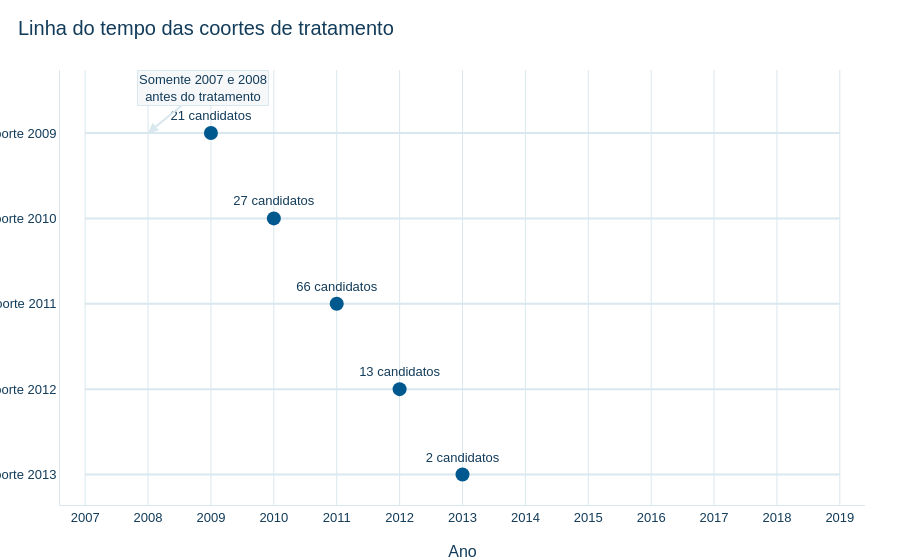

The notebook cell saved with this chart:
### Markdown cell above
## 6. Linha do tempo

A linha do tempo abaixo situa as coortes dentro da janela observada. Para a coorte de 2009, apenas 2007 e 2008 estão disponíveis como anos pré-tratamento.

### Code cell
fig = go.Figure()
for _, linha in coortes.iterrows():
    rotulo = f"Coorte {linha['ano_coorte_candidata']}"
    fig.add_trace(go.Scatter(x=[2007, 2019], y=[rotulo, rotulo], mode='lines', line={'color': CORES_IPT['CINZA_GRADE'], 'width': 2}, hoverinfo='skip', showlegend=False))
    fig.add_trace(go.Scatter(x=[linha['ano_coorte_candidata']], y=[rotulo], mode='markers+text', marker={'color': CORES_IPT['AZUL_PRINCIPAL'], 'size': 14}, text=[f"{linha['n_candidatos']} candidatos"], textposition='top center', hovertemplate=f"{rotulo}<br>Início: %{{x}}<br>{linha['n_candidatos']} candidatos<extra></extra>", showlegend=False))
aplicar_tema_ipt(fig, titulo='Linha do tempo das coortes de tratamento')
fig.update_xaxes(title='Ano', tickmode='linear', dtick=1, range=[2006.6, 2019.4])
fig.update_yaxes(title='', showgrid=False, categoryorder='array', categoryarray=[f'Coorte {ano}' for ano in coortes['ano_coorte_candidata'][::-1]])
fig.add_annotation(x=2008, y='Coorte 2009', text='Somente 2007 e 2008<br>antes do tratamento', showarrow=True, arrowhead=2, ax=55, ay=-45, bgcolor=CORES_IPT['CINZA_FUNDO'], bordercolor=CORES_IPT['CINZA_GRADE'], font={'color': CORES_IPT['AZUL_ESCURO']})
salvar_figura_ipt(fig, FIGURES / '03_linha_tempo_coortes.png')
fig.show()

### Figure 1 — Plotly figure (JSON) as saved in the notebook; plotly's stock layout.template omitted (floating-point values rounded to 4 significant figures)
{"data": [{"hoverinfo": "skip", "line": {"color": "#D9E7EE", "width": 2}, "mode": "lines", "showlegend": false, "type": "scatter", "x": [2007, 2019], "y": ["Coorte 2009", "Coorte 2009"]}, {"hovertemplate": "Coorte 2009<br>Início: %{x}<br>21 candidatos<extra></extra>", "marker": {"color": "#00598E", "size": 14}, "mode": "markers+text", "showlegend": false, "text": ["21 candidatos"], "textposition": "top center", "type": "scatter", "x": [2009], "y": ["Coorte 2009"]}, {"hoverinfo": "skip", "line": {"color": "#D9E7EE", "width": 2}, "mode": "lines", "showlegend": false, "type": "scatter", "x": [2007, 2019], "y": ["Coorte 2010", "Coorte 2010"]}, {"hovertemplate": "Coorte 2010<br>Início: %{x}<br>27 candidatos<extra></extra>", "marker": {"color": "#00598E", "size": 14}, "mode": "markers+text", "showlegend": false, "text": ["27 candidatos"], "textposition": "top center", "type": "scatter", "x": [2010], "y": ["Coorte 2010"]}, {"hoverinfo": "skip", "line": {"color": "#D9E7EE", "width": 2}, "mode": "lines", "showlegend": false, "type": "scatter", "x": [2007, 2019], "y": ["Coorte 2011", "Coorte 2011"]}, {"hovertemplate": "Coorte 2011<br>Início: %{x}<br>66 candidatos<extra></extra>", "marker": {"color": "#00598E", "size": 14}, "mode": "markers+text", "showlegend": false, "text": ["66 candidatos"], "textposition": "top center", "type": "scatter", "x": [2011], "y": ["Coorte 2011"]}, {"hoverinfo": "skip", "line": {"color": "#D9E7EE", "width": 2}, "mode": "lines", "showlegend": false, "type": "scatter", "x": [2007, 2019], "y": ["Coorte 2012", "Coorte 2012"]}, {"hovertemplate": "Coorte 2012<br>Início: %{x}<br>13 candidatos<extra></extra>", "marker": {"color": "#00598E", "size": 14}, "mode": "markers+text", "showlegend": false, "text": ["13 candidatos"], "textposition": "top center", "type": "scatter", "x": [2012], "y": ["Coorte 2012"]}, {"hoverinfo": "skip", "line": {"color": "#D9E7EE", "width": 2}, "mode": "lines", "showlegend": false, "type": "scatter", "x": [2007, 2019], "y": ["Coorte 2013", "Coorte 2013"]}, {"hovertemplate": "Coorte 2013<br>Início: %{x}<br>2 candidatos<extra></extra>", "marker": {"color": "#00598E", "size": 14}, "mode": "markers+text", "showlegend": false, "text": ["2 candidatos"], "textposition": "top center", "type": "scatter", "x": [2013], "y": ["Coorte 2013"]}], "layout": {"annotations": [{"arrowhead": 2, "ax": 55, "ay": -45, "bgcolor": "#F5F7F9", "bordercolor": "#D9E7EE", "font": {"color": "#133C5A"}, "showarrow": true, "text": "Somente 2007 e 2008<br>antes do tratamento", "x": 2008, "y": "Coorte 2009"}], "font": {"color": "#133C5A", "family": "Arial", "size": 13}, "paper_bgcolor": "#FFFFFF", "plot_bgcolor": "#FFFFFF", "title": {"text": "Linha do tempo das coortes de tratamento"}, "xaxis": {"dtick": 1, "range": [2007.0, 2019.0], "tickmode": "linear", "title": {"text": "Ano"}}, "yaxis": {"categoryarray": ["Coorte 2013", "Coorte 2012", "Coorte 2011", "Coorte 2010", "Coorte 2009"], "categoryorder": "array", "showgrid": false, "title": {"text": ""}}}}
